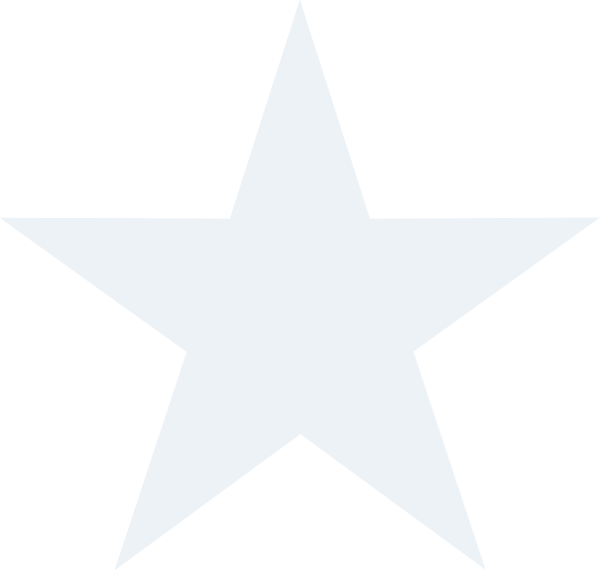
#> input picture ass2/part2/h.png, 600 x 570 px; its folder holds 3 pictures in this run
$ python 2_psf.py
#> lines starting #> are read from the running program, lines starting #| are printed output that depends on the picture; after the words box and inside, x2 and y2 are one past the last pixel; in counts of white or black regions, pixels touching at a corner belong together
import numpy as np
import matplotlib.pyplot as plt
from scipy import ndimage, fft
from PIL import Image, ImageDraw
import time


def load_and_prepare_psf(filename, target_sizes):
    img = Image.open(filename).convert('L')
    original_size = img.size[0]
    print(f"  Original PSF size: {original_size}×{original_size}")
    psf_original = np.array(img, dtype=np.float64)

    if psf_original.mean() > 128:
        psf_original = 255 - psf_original
        print("Inverted PSF (was dark on bright background)")

    psf_original = psf_original / psf_original.sum()

    psfs = {}
    for size in target_sizes:
        if size == original_size:
            psfs[size] = psf_original
        else:
            # Resize using PIL
            psf_img = Image.fromarray((psf_original * 255 / psf_original.max()).astype(np.uint8))
            psf_img = psf_img.resize((size, size), Image.LANCZOS)
            psf_resized = np.array(psf_img, dtype=np.float64)
            psf_resized = psf_resized / psf_resized.sum()
            psfs[size] = psf_resized

        psf_img = (psfs[size] * 255 / psfs[size].max()).astype(np.uint8)
        Image.fromarray(psf_img).save(f'psf_{size}.png')
        print(f"  Created psf_{size}.png")

    return psfs

def blur_spatial(image, kernel, save_padded=False, filename_prefix=''):
    if save_padded:
        pad_h = kernel.shape[0] // 2
        pad_w = kernel.shape[1] // 2
        padded_image = np.pad(image, ((pad_h, pad_h), (pad_w, pad_w)), mode='reflect')

        padded_img_normalized = (padded_image * 255).astype(np.uint8)
        Image.fromarray(padded_img_normalized).save(f'{filename_prefix}_mirror_padded.png')
        print(f"  Saved mirror-padded image: {filename_prefix}_mirror_padded.png")

    result = ndimage.convolve(image, kernel, mode='reflect')
    return result

def blur_frequency(image, kernel):
    img_h, img_w = image.shape
    ker_h, ker_w = kernel.shape
    padded_kernel = np.zeros_like(image)

    start_h = (img_h - ker_h) // 2
    start_w = (img_w - ker_w) // 2
    padded_kernel[start_h:start_h+ker_h, start_w:start_w+ker_w] = kernel

    padded_kernel /= padded_kernel.sum()

    padded_kernel = np.fft.ifftshift(padded_kernel)
    img_fft = np.fft.fft2(image)
    kernel_fft = np.fft.fft2(padded_kernel)
    result_fft = img_fft * kernel_fft
    result = np.fft.ifft2(result_fft).real

    img_fft_mag = np.log(1 + np.abs(np.fft.fftshift(img_fft)))
    kernel_fft_mag = np.log(1 + np.abs(np.fft.fftshift(kernel_fft)))
    result_fft_mag = np.log(1 + np.abs(np.fft.fftshift(result_fft)))

    return result, img_fft_mag, kernel_fft_mag, result_fft_mag

def create_impulse_image(size=1000):
    img = np.zeros((size, size))
    positions = [(250, 250), (250, 750), (500, 500), (750, 250), (750, 750)]
    for y, x in positions:
        img[y, x] = 1.0
    return img

def load_photograph(filename, target_size=(1000, 2000)):
    try:
        img = Image.open(filename).convert('L')
        print(f"  Loaded {filename} - Original size: {img.size}")
        img = img.resize(target_size, Image.LANCZOS)
        img_array = np.array(img, dtype=np.float64) / 255.0
        return img_array
    except FileNotFoundError:
        print(f"  ERROR: Could not find {filename}")
        print("  Please provide a photograph as described in the suggestions.")
        raise

def apply_gamma(image, gamma=2.2):
    return np.power(np.clip(image, 0, 1), gamma)

def undo_gamma(image, gamma=2.2):
    return np.power(np.clip(image, 0, 1), 1/gamma)

def demonstrate_impulse_blurring(impulse_img, psf_small):
    t_start = time.time()
    # blurred_spatial = blur_spatial(impulse_img, psf_small)
    blurred_spatial = blur_spatial(impulse_img, psf_small, save_padded=True, filename_prefix='impulse')
    t_spatial = time.time() - t_start
    print(f"Spatial domain time: {t_spatial:.4f} seconds")

    t_start = time.time()
    blurred_freq, img_fft, ker_fft, res_fft = blur_frequency(impulse_img, psf_small)
    t_freq = time.time() - t_start
    print(f"Frequency domain time: {t_freq:.4f} seconds")

    # Check if results match
    max_diff = np.max(np.abs(blurred_spatial - blurred_freq))
    print(f"Maximum difference between methods: {max_diff:.2e}")

    fig, axes = plt.subplots(2, 3, figsize=(15, 10))

    axes[0, 0].imshow(impulse_img, cmap='gray')
    axes[0, 0].set_title('Original Impulse Image')
    axes[0, 0].axis('off')

    axes[0, 1].imshow(blurred_spatial, cmap='gray')
    axes[0, 1].set_title(f'Spatial Domain Blur\n({t_spatial:.4f}s)')
    axes[0, 1].axis('off')

    axes[0, 2].imshow(blurred_freq, cmap='gray')
    axes[0, 2].set_title(f'Frequency Domain Blur\n({t_freq:.4f}s)')
    axes[0, 2].axis('off')

    axes[1, 0].imshow(img_fft, cmap='gray')
    axes[1, 0].set_title('Image FFT (log magnitude)')
    axes[1, 0].axis('off')

    axes[1, 1].imshow(ker_fft, cmap='gray')
    axes[1, 1].set_title('Kernel FFT (log magnitude)')
    axes[1, 1].axis('off')

    axes[1, 2].imshow(res_fft, cmap='gray')
    axes[1, 2].set_title('Result FFT (log magnitude)')
    axes[1, 2].axis('off')

    plt.tight_layout()
    plt.savefig('blur_comparison_impulse.png', dpi=150, bbox_inches='tight')
    plt.show()
    print("Saved: blur_comparison_impulse.png")

    return t_spatial, t_freq

def demonstrate_photo_blurring(photo_img, psf_small, use_gamma=True):
    if use_gamma:
        print("Applying gamma transformation (γ=2.2) for better visual results...")
        photo_processed = apply_gamma(photo_img, 2.2)
    else:
        photo_processed = photo_img

    t_start = time.time()
    # blurred_spatial = blur_spatial(photo_processed, psf_small)
    blurred_spatial = blur_spatial(photo_processed, psf_small, save_padded=True, filename_prefix='photo')
    t_spatial = time.time() - t_start
    print(f"Spatial domain time: {t_spatial:.4f} seconds")

    t_start = time.time()
    blurred_freq, img_fft, ker_fft, res_fft = blur_frequency(photo_processed, psf_small)
    t_freq = time.time() - t_start
    print(f"Frequency domain time: {t_freq:.4f} seconds")

    if use_gamma:
        print("Undoing gamma transformation...")
        blurred_spatial = undo_gamma(blurred_spatial, 2.2)
        blurred_freq = undo_gamma(blurred_freq, 2.2)

    max_diff = np.max(np.abs(blurred_spatial - blurred_freq))
    print(f"Maximum difference between methods: {max_diff:.2e}")

    fig, axes = plt.subplots(2, 3, figsize=(15, 10))

    axes[0, 0].imshow(photo_img, cmap='gray', vmin=0, vmax=1)
    axes[0, 0].set_title('Original Photograph')
    axes[0, 0].axis('off')

    axes[0, 1].imshow(blurred_spatial, cmap='gray', vmin=0, vmax=1)
    axes[0, 1].set_title(f'Spatial Domain Blur\n({t_spatial:.4f}s)')
    axes[0, 1].axis('off')

    axes[0, 2].imshow(blurred_freq, cmap='gray', vmin=0, vmax=1)
    axes[0, 2].set_title(f'Frequency Domain Blur\n({t_freq:.4f}s)')
    axes[0, 2].axis('off')

    axes[1, 0].imshow(img_fft, cmap='gray')
    axes[1, 0].set_title('Image FFT (log magnitude)')
    axes[1, 0].axis('off')

    axes[1, 1].imshow(ker_fft, cmap='gray')
    axes[1, 1].set_title('Kernel FFT (log magnitude)')
    axes[1, 1].axis('off')

    axes[1, 2].imshow(res_fft, cmap='gray')
    axes[1, 2].set_title('Result FFT (log magnitude)')
    axes[1, 2].axis('off')

    plt.tight_layout()
    plt.savefig('blur_comparison_photo.png', dpi=150, bbox_inches='tight')
    plt.show()
    print("Saved: blur_comparison_photo.png")

    return t_spatial, t_freq

def perform_timing_analysis(test_img, psfs, sizes):
    timing_results = {'sizes': [], 'spatial': [], 'frequency': []}

    for size in sizes:
        print(f"\nTesting with PSF size {size}×{size}...")
        psf = psfs[size]

        # Spatial domain
        t_start = time.time()
        _ = blur_spatial(test_img, psf)
        t_spatial = time.time() - t_start

        # Frequency domain
        t_start = time.time()
        _, _, _, _ = blur_frequency(test_img, psf)
        t_freq = time.time() - t_start

        timing_results['sizes'].append(size)
        timing_results['spatial'].append(t_spatial)
        timing_results['frequency'].append(t_freq)

        print(f"  Spatial domain: {t_spatial:.4f}s")
        print(f"  Frequency domain: {t_freq:.4f}s")
        print(f"  Speedup: {t_spatial/t_freq:.2f}x")

    # Plot timing results on log-log scale
    plt.figure(figsize=(10, 7))
    plt.loglog(timing_results['sizes'], timing_results['spatial'],
               'o-', linewidth=2, markersize=8, label='Spatial Domain')
    plt.loglog(timing_results['sizes'], timing_results['frequency'],
               's-', linewidth=2, markersize=8, label='Frequency Domain')
    plt.xlabel('Kernel Size max(m, n)', fontsize=12)
    plt.ylabel('Computation Time T(τ) [seconds]', fontsize=12)
    plt.title('Blurring Performance: Spatial vs Frequency Domain', fontsize=14)
    plt.grid(True, alpha=0.3, which='both')
    plt.legend(fontsize=11)
    plt.tight_layout()
    plt.savefig('timing_comparison.png', dpi=150, bbox_inches='tight')
    plt.show()
    print("\nSaved: timing_comparison.png")

    return timing_results

def main():
    PSF_FILENAME = 'h.png'
    PHOTO_FILENAME = 'p.png'
    PSF_SIZES = [10, 20, 40, 80, 160]

    psfs = load_and_prepare_psf(PSF_FILENAME, PSF_SIZES)
#> in load_and_prepare_psf, `img = Image.open(filename).convert('L')`:
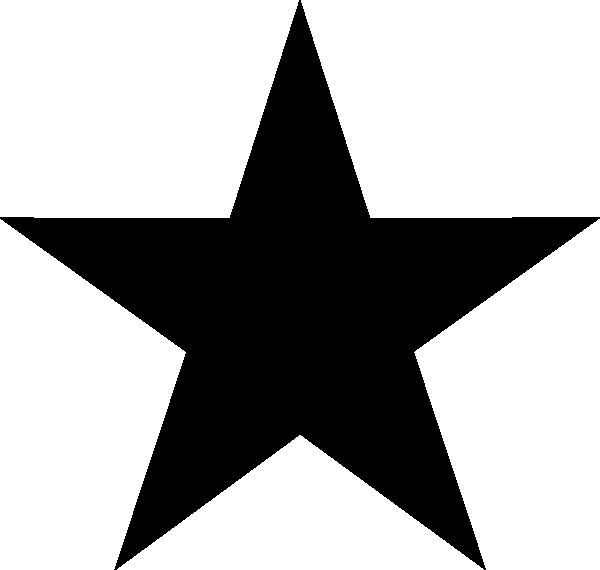
#> img: PIL image 600x570 L; values 241 (black) and 255 (white), 67.4% white; 1 black region, box (x1, y1, x2, y2) and area: (0, 0, 600, 570) 111618
#|   Original PSF size: 600×600
#> after the loop in load_and_prepare_psf, `for size in target_sizes:`:
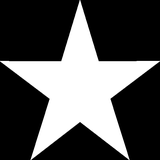
#> psf_img: shape (160, 160); min 0, max 255, mean 83.2
#> after the loop in load_and_prepare_psf, `for size in target_sizes:`: psfs = 5 items
#> psfs = 5 items

    psf_small = psfs[PSF_SIZES[0]]

    # Test 1: Impulse image
    impulse_img = create_impulse_image(1000)
    demonstrate_impulse_blurring(impulse_img, psf_small)
#> in blur_spatial, `padded_image = np.pad(image, ((pad_h, pad_h), (pad_w, pad_w)), mode='r..`: padded_image: shape (1010, 1010) float64; values 0 (black) and 1 (white), 0% white in thin lines or dots, all inside (x1, y1, x2, y2) = (255, 255, 756, 756)
#> in blur_spatial, `padded_image = np.pad(image, ((pad_h, pad_h), (pad_w, pad_w)), mode='r..`: image: shape (1000, 1000) float64; values 0 (black) and 1 (white), 0% white in thin lines or dots, all inside (x1, y1, x2, y2) = (250, 250, 751, 751)
#> in blur_frequency, `result_fft_mag = np.log(1 + np.abs(np.fft.fftshift(result_fft)))`:
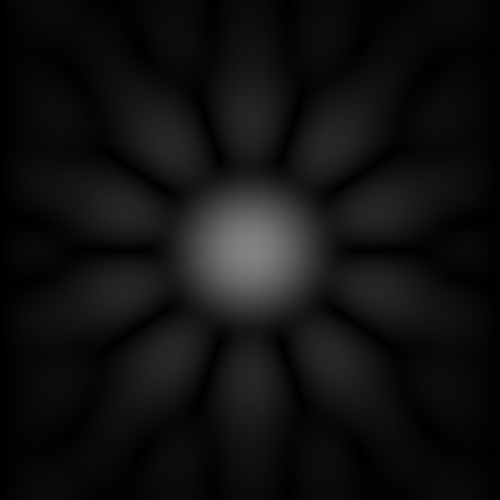
#> result_fft_mag: shape (1000, 1000) float64 (shown at 1/2 size); min 9.14e-06, max 1.79, mean 0.121; drawn with min black and max white
#> in demonstrate_impulse_blurring, `max_diff = np.max(np.abs(blurred_spatial - blurred_freq))`: max_diff = 1.04e-17
#| Maximum difference between methods: 1.04e-17

    # Test 2: Photograph
    photo_img = load_photograph(PHOTO_FILENAME, (1000, 2000))
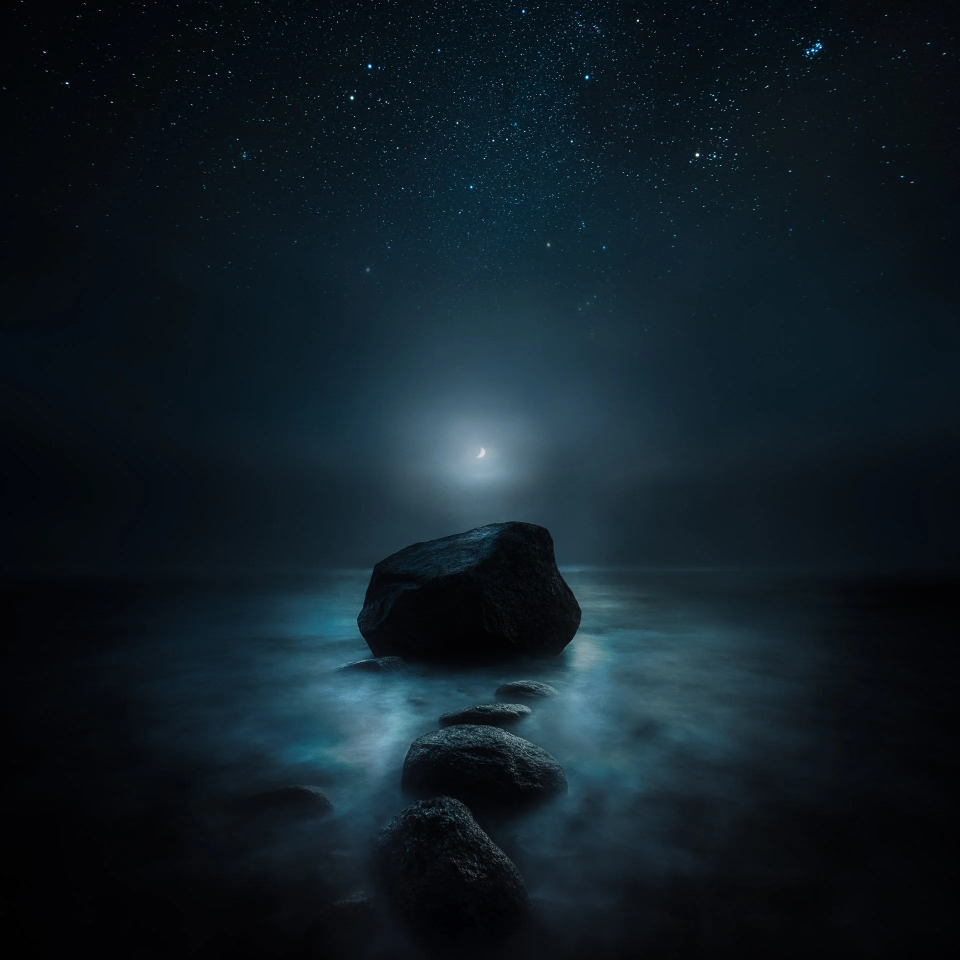
#> input picture ass2/part2/p.png, 1920 x 1920 px (shown at 1/2 size)
#|   Loaded p.png - Original size: (1920, 1920)
    demonstrate_photo_blurring(photo_img, psf_small, use_gamma=True)
#> in blur_frequency (call 2), `img_fft_mag = np.log(1 + np.abs(np.fft.fftshift(img_fft)))`:
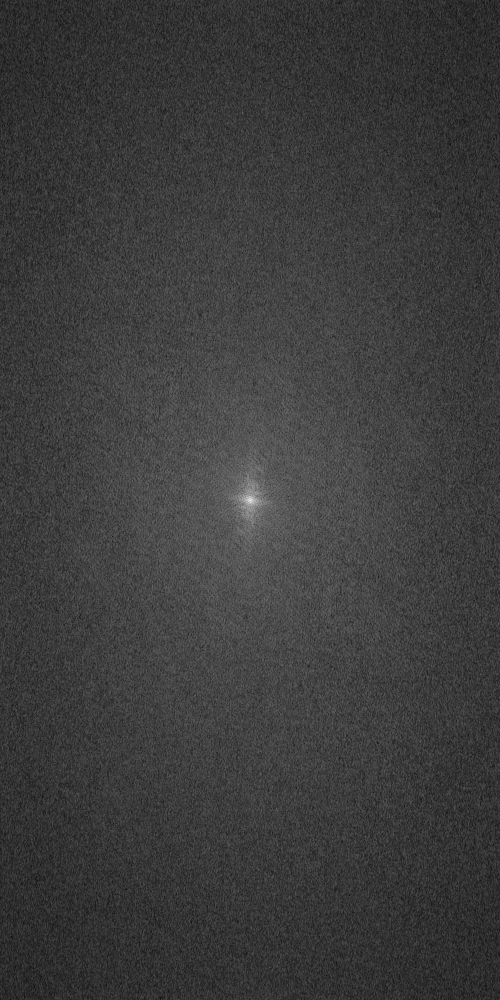
#> img_fft_mag: shape (2000, 1000) float64 (shown at 1/2 size); min 0.00741, max 10.28, mean 2.45; drawn with min black and max white
#> in blur_frequency (call 2), `result_fft_mag = np.log(1 + np.abs(np.fft.fftshift(result_fft)))`:
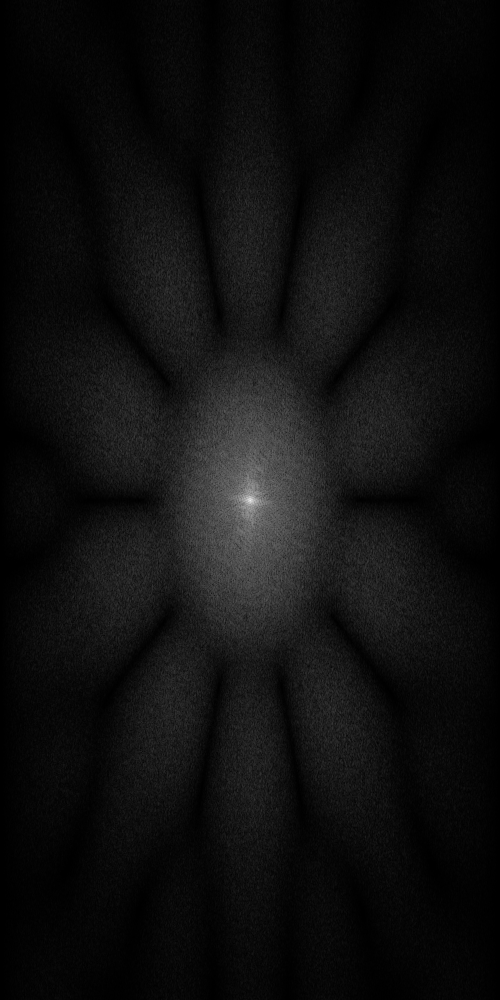
#> result_fft_mag: shape (2000, 1000) float64 (shown at 1/2 size); min 1.18e-05, max 10.28, mean 0.635; drawn with min black and max white
#> in demonstrate_photo_blurring, `max_diff = np.max(np.abs(blurred_spatial - blurred_freq))`: max_diff = 0.157
#| Maximum difference between methods: 1.57e-01

    test_img = create_impulse_image(1000)
    timing_results = perform_timing_analysis(test_img, psfs, PSF_SIZES)
#> in perform_timing_analysis, `plt.savefig('timing_comparison.png', dpi=150, bbox_inches='tight')`:
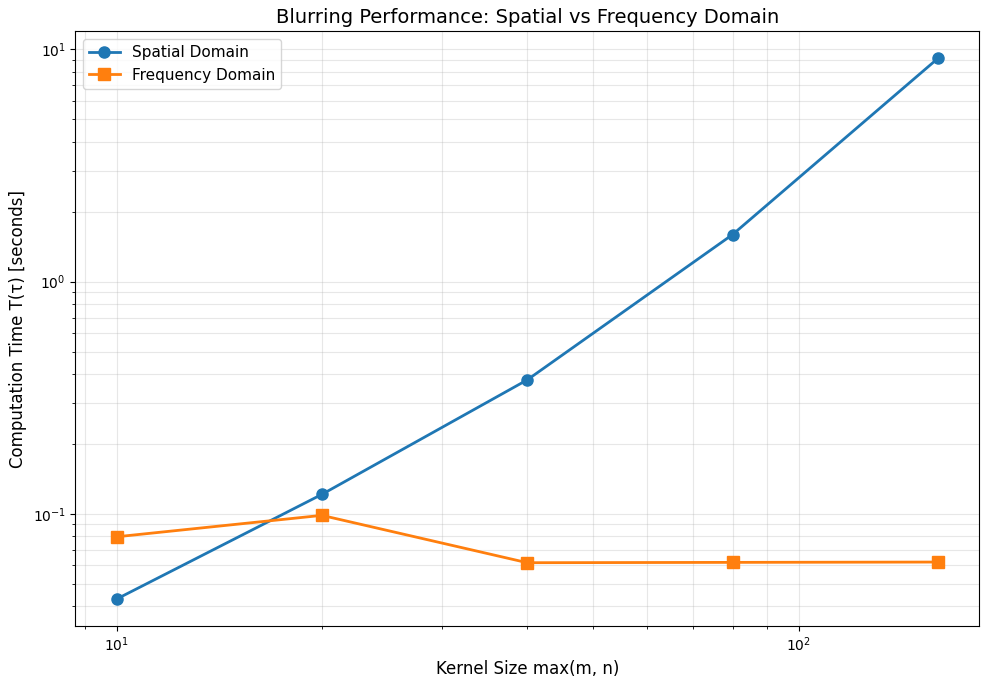
#> figure drawn by matplotlib, 1 panel
#> timing_results = {'sizes': [10, 20, 40, 80, 160], 'spatial': [0.043, 0.121, 0.377, 1.59, 9.15], 'frequency': [0.0797, 0.0985, 0.0616, 0.0618, 0.062]}

if __name__ == "__main__":
    main()
